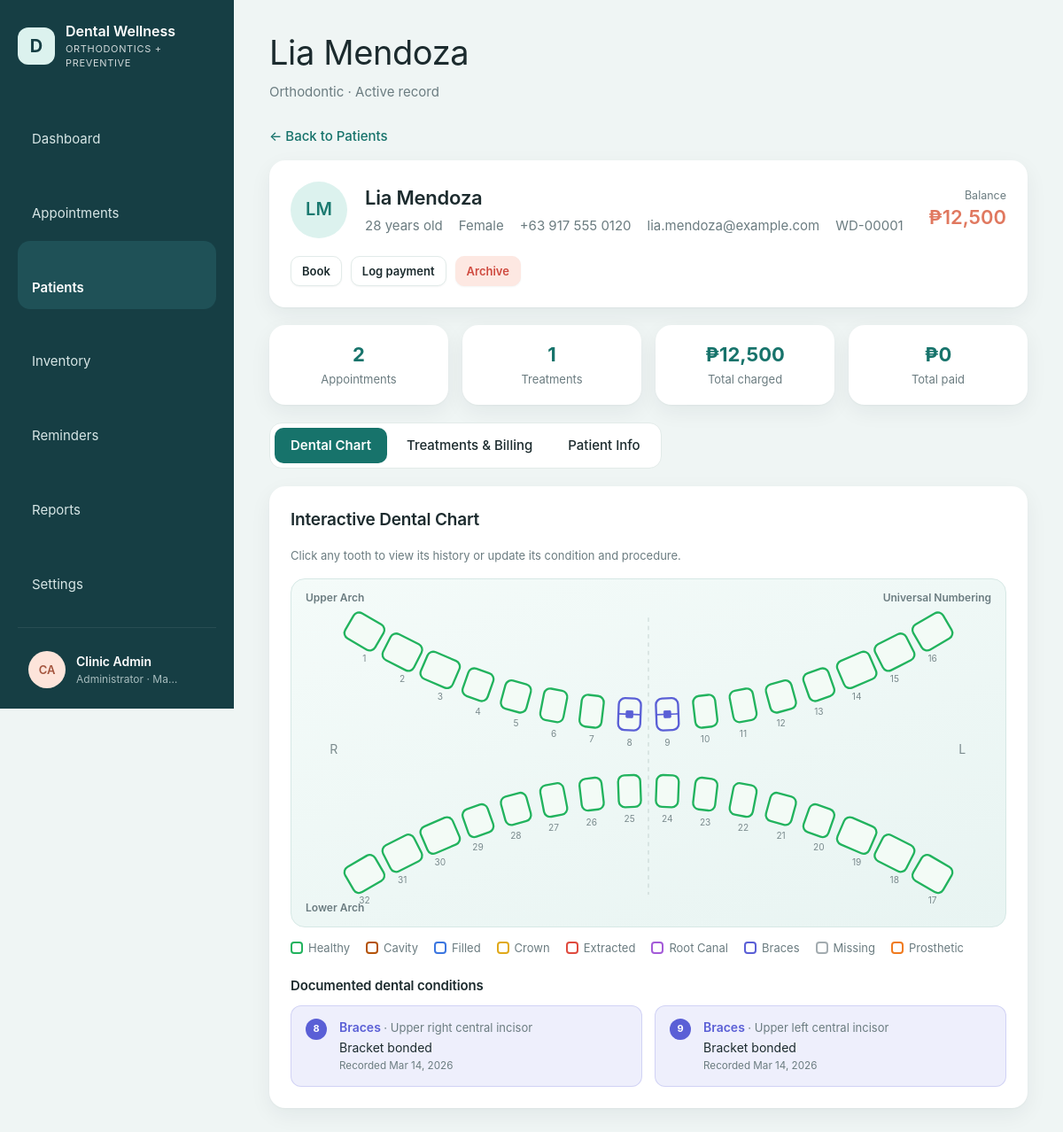
/patients/view.php?id=1 (signed in), run on the app's committed database.
### tables this page shows
CREATE TABLE IF NOT EXISTS users (
    id            INT UNSIGNED AUTO_INCREMENT PRIMARY KEY,
    name          VARCHAR(120) NOT NULL,
    username      VARCHAR(60)  NOT NULL UNIQUE,
    password_hash VARCHAR(255) NOT NULL,
    role          ENUM('admin','dentist','staff') NOT NULL DEFAULT 'staff',
    is_active     TINYINT(1) NOT NULL DEFAULT 1,
    last_login_at DATETIME NULL,
    created_at    DATETIME NOT NULL DEFAULT CURRENT_TIMESTAMP
);

CREATE TABLE IF NOT EXISTS patients (
    id                     INT UNSIGNED AUTO_INCREMENT PRIMARY KEY,
    record_no              VARCHAR(20) NULL UNIQUE,
    full_name              VARCHAR(150) NOT NULL,
    birth_date             DATE NULL,
    sex                    ENUM('female','male') NULL,
    phone                  VARCHAR(30) NULL,
    email                  VARCHAR(150) NULL,
    address                VARCHAR(255) NULL,
    care_type              ENUM('New patient','Preventive','Orthodontic','Restorative','Recall') NOT NULL DEFAULT 'New patient',
    emergency_name         VARCHAR(150) NULL,
    emergency_relationship VARCHAR(60) NULL,
    emergency_phone        VARCHAR(30) NULL,
    allergies              TEXT NULL,
    conditions             TEXT NULL,
    medications            TEXT NULL,
    dental_history         TEXT NULL,
    notes                  TEXT NULL,
    consent_signed         TINYINT(1) NOT NULL DEFAULT 0,
    consent_date           DATE NULL,
    status                 ENUM('draft','incomplete','active','archived') NOT NULL DEFAULT 'incomplete',
    created_by             INT UNSIGNED NULL,
    created_at             DATETIME NOT NULL DEFAULT CURRENT_TIMESTAMP,
    updated_at             DATETIME NOT NULL DEFAULT CURRENT_TIMESTAMP ON UPDATE CURRENT_TIMESTAMP,
    INDEX idx_patients_name (full_name),
    INDEX idx_patients_phone (phone),
    FOREIGN KEY (created_by) REFERENCES users(id) ON DELETE SET NULL
);

CREATE TABLE IF NOT EXISTS tooth_records (
    id             INT UNSIGNED AUTO_INCREMENT PRIMARY KEY,
    patient_id     INT UNSIGNED NOT NULL,
    tooth_no       TINYINT UNSIGNED NOT NULL,
    status         ENUM('healthy','cavity','filled','crown','extracted','root_canal','braces','missing','prosthetic') NOT NULL,
    procedure_name VARCHAR(120) NULL,
    notes          VARCHAR(255) NULL,
    recorded_by    INT UNSIGNED NULL,
    recorded_at    DATETIME NOT NULL DEFAULT CURRENT_TIMESTAMP,
    INDEX idx_tooth (patient_id, tooth_no),
    FOREIGN KEY (patient_id) REFERENCES patients(id) ON DELETE CASCADE,
    FOREIGN KEY (recorded_by) REFERENCES users(id) ON DELETE SET NULL
);

### includes/layout.php (shortened to what the rows shown need)
<?php
function icon(string $name): string
{
    $paths = [
        'dashboard'    => '<rect x="3" y="3" width="7" height="7" rx="1.5"/><rect x="14" y="3" width="7" height="7" rx="1.5"/><rect x="3" y="14" width="7" height="7" rx="1.5"/><rect x="14" y="14" width="7" height="7" rx="1.5"/>',
        'appointments' => '<rect x="3" y="5" width="18" height="16" rx="2"/><path d="M3 10h18M8 3v4M16 3v4"/>',
        'patients'     => '<circle cx="12" cy="8" r="4"/><path d="M4 21c0-4 4-6 8-6s8 2 8 6"/>',
        'inventory'    => '<ellipse cx="12" cy="6" rx="8" ry="3"/><path d="M4 6v6c0 1.7 3.6 3 8 3s8-1.3 8-3V6M4 12v6c0 1.7 3.6 3 8 3s8-1.3 8-3v-6"/>',
        'reminders'    => '<circle cx="12" cy="13" r="7"/><path d="M12 10v3l2 2M5 4 3 6M19 4l2 2"/>',
        'reports'      => '<path d="M6 3h9l4 4v14H6z"/><path d="M9 12h7M9 16h7M9 8h3"/>',
        'settings'     => '<circle cx="12" cy="12" r="3"/><path d="M12 2v3M12 19v3M4.2 4.2l2.1 2.1M17.7 17.7l2.1 2.1M2 12h3M19 12h3M4.2 19.8l2.1-2.1M17.7 6.3l2.1-2.1"/>',
        'logout'       => '<path d="M15 4h4v16h-4M10 8l-4 4 4 4M6 12h10"/>',
        'theme'        => '<path d="M20 14.5A8 8 0 1 1 9.5 4a6.5 6.5 0 0 0 10.5 10.5z"/>',
        'key'          => '<circle cx="8" cy="15" r="4"/><path d="M11 12l9-9M17 6l3 3M15 8l2 2"/>',
        'menu'         => '<path d="M4 6h16M4 12h16M4 18h16"/>',
        'chevron'      => '<path d="M9 6l6 6-6 6"/>',
    ];
    return '<svg class="icon" viewBox="0 0 24 24" fill="none" stroke="currentColor" stroke-width="1.6" stroke-linecap="round" stroke-linejoin="round" aria-hidden="true">'
        . ($paths[$name] ?? '') . '</svg>';
}
function theme_head(): string
{
    return "<script>(function(){var p;try{p=localStorage.getItem('welldent-theme')}catch(e){}"
        . "var d=p==='dark'||(p!=='light'&&window.matchMedia('(prefers-color-scheme: dark)').matches);"
        . "document.documentElement.setAttribute('data-theme',d?'dark':'light');"
        . "try{if(localStorage.getItem('welldent-sidebar')==='collapsed')document.documentElement.setAttribute('data-sidebar','collapsed')}catch(e){}})()</script>\n"
        . '<link rel="stylesheet" href="' . url('assets/css/app.css?v=9') . '">';
}
function layout_start(string $title, string $active, array $opts = []): void
{
    $user = current_user();
    ?>
<!doctype html>
<html lang="en">
<head>
<?= theme_head() ?>
</head>
<body>
<div class="shell">
  <aside class="sidebar">
      <button type="button" class="side-toggle" data-sidebar-toggle aria-label="Collapse sidebar" title="Collapse sidebar"><?= icon('menu') ?></button>
    <details class="side-account">
      <summary title="<?= e($user['name']) ?>">
        <span class="avatar avatar-0"><?= e(initials($user['name'])) ?></span>
        <span class="lbl"><strong><?= e($user['name']) ?></strong><small><?= e(ROLE_LABELS[$user['role']]) ?> · <?= e(config('clinic.city')) ?></small></span>
        <span class="chev"><?= icon('chevron') ?></span>
      </summary>
    </details>
  </aside>
  <main class="main">
    <header class="page-head">
      <div>
        <h1><?= e($title) ?></h1>
        <?php if (!empty($opts['subtitle'])): ?><p class="muted"><?= e($opts['subtitle']) ?></p><?php endif; ?>
      </div>
    </header>
<?php
}
function layout_end(): void
{
    ?>
  </main>
</div>
</body>
</html>
<?php
}

### patients/view.php (shortened to what the rows shown need)
<?php
require dirname(__DIR__) . '/includes/bootstrap.php';
require dirname(__DIR__) . '/includes/dental_chart.php';
$user = require_login();
$id = (int) input('id');
$patient = q_row('SELECT p.*, b.charged, b.paid, b.balance FROM patients p JOIN ' . BALANCES . ' b ON b.patient_id = p.id WHERE p.id = ?', [$id]);
$tab = in_array(input('tab'), ['chart', 'billing', 'info'], true) ? input('tab') : 'chart';
$toothLogs = q_all('SELECT r.*, u.name AS by_name FROM tooth_records r LEFT JOIN users u ON u.id = r.recorded_by
    WHERE r.patient_id = ? ORDER BY r.id DESC', [$id]);
$toothState = [];
$toothCurrent = [];
foreach ($toothLogs as $log) {
    $no = (int) $log['tooth_no'];
    if (!isset($toothState[$no])) {
        $toothState[$no] = $log['status'];
        $toothCurrent[$no] = $log;
    }
}
ksort($toothCurrent);
$conditions = array_filter($toothCurrent, fn($l) => $l['status'] !== 'healthy');
$facts = array_filter([
    age($patient['birth_date']) !== null ? age($patient['birth_date']) . ' years old' : null,
    $patient['sex'] ? ucfirst($patient['sex']) : null,
    $patient['phone'],
    $patient['email'],
    $patient['record_no'],
]);
$balance = (float) $patient['balance'];
layout_start($patient['full_name'], 'patients', ['subtitle' => $patient['care_type'] . ' · ' . PATIENT_STATUSES[$patient['status']] . ' record']);
?>
<section class="card profile">
  <span class="avatar avatar-2 avatar-lg"><?= e(initials($patient['full_name'])) ?></span>
  <div>
    <h2><?= e($patient['full_name']) ?> <?= $patient['status'] !== 'active' ? pill($patient['status']) : '' ?></h2>
    <div class="facts"><?php foreach ($facts as $f): ?><span><?= e($f) ?></span><?php endforeach; ?></div>
  </div>
  <div class="bal">
    <small><?= $balance < 0 ? 'Credit' : 'Balance' ?></small>
    <strong class="<?= $balance > 0 ? 'amount-due' : 'amount-credit' ?>"><?= money($balance) ?></strong>
  </div>
  <div class="row no-print">
    <a class="btn btn-sm" href="<?= url('appointments/form.php') ?>?patient_id=<?= $id ?>">Book</a>
    <a class="btn btn-sm" href="<?= url('patients/payment.php') ?>?patient_id=<?= $id ?>">Log payment</a>
    <?php if (can('patients.archive')): ?>
      <form method="post" data-confirm="<?= $patient['status'] === 'archived' ? 'Restore this patient?' : 'Archive this patient? Their records are kept but hidden from lists. Upcoming appointments, reminders and waitlist entries are cancelled.' ?>">
      </form>
    <?php endif; ?>
  </div>
</section>
<?php if ($tab === 'chart'): ?>
  <section class="card">
    <h2>Interactive Dental Chart</h2>
    <div class="conditions">
      <?php foreach ($conditions as $no => $c): [$label, $color, $tint] = TOOTH_STATUSES[$c['status']]; ?>
        <div class="condition" style="--tint:<?= $tint ?>;--c:<?= $color ?>;border-color:<?= $color ?>33">
          <span class="n" style="background:<?= $color ?>"><?= $no ?></span>
          <b style="color:<?= $color ?>"><?= e($label) ?> <span class="muted small" style="font-weight:400">· <?= e(tooth_name($no)) ?></span></b>
          <span><?= e($c['procedure_name'] ?: '—') ?></span>
          <small><?= e($c['notes'] ?: 'Recorded ' . fmt_date($c['recorded_at'])) ?></small>
        </div>
      <?php endforeach; ?>
    </div>
  </section>
<?php endif; ?>
<?php layout_end();

### data on the page
users: name "CA", name "Clinic Admin", role "Administrator"
patients: full_name "Lia Mendoza", full_name "LM", phone "+63 917 555 0120", email "lia.mendoza@example.com", record_no "WD-00001"
tooth_records: no "8", label "Braces", no "Upper right central incisor", procedure_name "Bracket bonded", notes+recorded_at "Recorded Mar 14, 2026"
tooth_records: no "9", label "Braces", no "Upper left central incisor", procedure_name "Bracket bonded", notes+recorded_at "Recorded Mar 14, 2026"

### other printed values
config('clinic.name') "Dental Wellness"
config('clinic.tagline') "ORTHODONTICS + PREVENTIVE"
$label "Dashboard"
$label "Appointments"
$label "Patients"
$label "Inventory"
$label "Reminders"
$label "Reports"
$label "Settings"
config('clinic.city') "Ma…"
$opts['subtitle'] "Orthodontic · Active record"
$f "28 years old"
$f "Female"
money($balance) "₱12,500"
count($appointments) "2"
